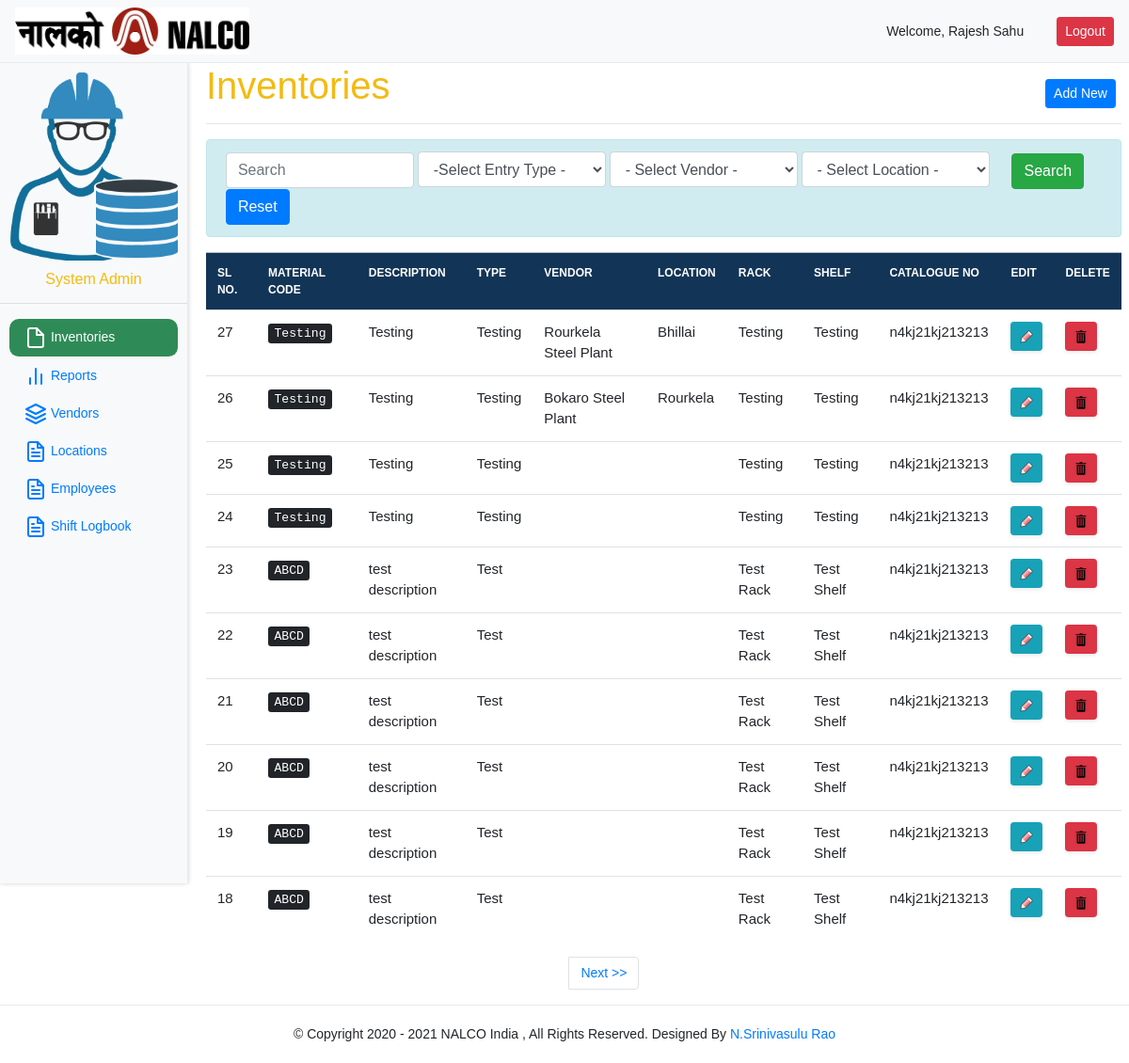
/system/inventory (signed in), run on the app's committed database.
### tables this page shows
CREATE TABLE IF NOT EXISTS `inventories` (
  `inventory_id` int(200) NOT NULL AUTO_INCREMENT,
  `material_code` varchar(200) NOT NULL,
  `description` varchar(2000) NOT NULL,
  `quantity` int(200) NOT NULL,
  `type` varchar(200) NOT NULL,
  `vendor` varchar(200) NOT NULL,
  `sub_vendor` varchar(200) NOT NULL,
  `location` varchar(200) NOT NULL,
  `rack` varchar(200) NOT NULL,
  `shelf` varchar(200) NOT NULL,
  `remarks` varchar(2000) NOT NULL,
  `entry_type` enum('IN','OUT') NOT NULL,
  `catalogue_no` varchar(200) NOT NULL,
  `updated_on` datetime NOT NULL,
  `created_on` datetime NOT NULL,
  PRIMARY KEY (`inventory_id`)
);

CREATE TABLE IF NOT EXISTS `vendors` (
  `vendor_id` int(11) NOT NULL AUTO_INCREMENT,
  `vendor_name` varchar(200) NOT NULL,
  `updated_on` datetime NOT NULL,
  `created_on` datetime NOT NULL,
  PRIMARY KEY (`vendor_id`)
);

CREATE TABLE IF NOT EXISTS `locations` (
  `location_id` int(11) NOT NULL AUTO_INCREMENT,
  `location_name` varchar(200) NOT NULL,
  `updated_on` datetime NOT NULL,
  `created_on` datetime NOT NULL,
  PRIMARY KEY (`location_id`)
);

### controllers/InventorySystem.php (called while the page is built, shortened)
<?php
class InventorySystem{
     private $inventory_model;
     public function __construct(){
         $this->inventory_model=new InventoryDealer();
     }
     public function inventory(){
        $data=$this->inventory_model->deleteInventoryDetails();
        $data['vendors']=$this->inventory_model->getAllVendors();
        $data['locations']=$this->inventory_model->getAllLocations();
        $data['active_link']='inventory';
        $data['inventory_list']=$this->inventory_model->getAllInventories();
        $pagination=$this->inventory_model->setUpPagination($this->inventory_model->conditional_inventory_count);
        $data=array_merge($data,$pagination);
        View("inventory",$data);
    }
}
?>

### index.php (called while the page is built, shortened)
<?php
require_once("libraries/bootstrap.php");
?>

### views/inventory.php (the view, shortened to what this page needs)
<div class='container-fluid'>
<div class='col-md-2 sidebar-col' ><?php echo View('sidebar',$data); ?></div>
<div class='col-md-10'>
    <h1>Inventories <a class='btn btn-sm btn-primary' style='float:right;top: 17px;position: relative;right:6px;' href='<?php echo rootUrl('/system/add-inventory'); ?>'>Add New</a></h1><hr>
<?php
 $trash_icon=rootUrl("/assets/images/trash.png");
 $edit_icon=rootUrl("/assets/images/edit.png");
?>
<div class='alert alert-info'>
<form method='POST' action='' class='search_block' >
    <input type='text' class='form-control' style='width:200px' name='search_text' placeholder="Search" value='<?php echo $_SESSION['search_text']; ?>'>
    <select name='entry_type' style='width:200px' class='form-control'>
        <option value=''>-Select Entry Type -</option>
    </select>
    <select name='vendor' id='vendor' class='form-control' style='width:200px'>
                <option value=''>- Select Vendor -</option>
    </select>
    <select  name='location' id='location' class='form-control' style="width:200px">
                <option value=''>- Select Location -</option>
    </select>
    <button type='submit' name='search_sub' class='btn btn-success' style='margin-left:20px'>Search</button>
    <button type='submit' name='reset_sub' class='btn btn-primary'>Reset</button>
</form>
</div>
<table class='table' style='font-size:12px'>
<tr class='table-secondary'><th>SL No.</th><th>Material Code</th><th>Description</th><th>Type</th><th>Vendor</th><th>Location</th><th>Rack</th><th>Shelf</th><th>Catalogue No</th><th>Edit</th><th>Delete</th></tr>
<?php
foreach($data['inventory_list'] as $row):
    $edit_link=rootUrl("/system/edit-inventory/".$row->inventory_id);
    $edit="<a href='$edit_link' class='btn btn-info shadow-sm btn-sm' style='color:white; cursor:pointer'><img src='$edit_icon' style='height:16px;width:16px'></a>";
    $delete="<a onclick='showDeleteModal($row->inventory_id)' href='javascript:void(0)' class='btn btn-danger shadow-sm btn-sm' style='color:white; cursor:pointer'><img src='$trash_icon' style='height:16px;width:16px'></a>";
    echo "<tr><td>{$row->inventory_id}</td><td><kbd>{$row->material_code}</kbd></td><td>{$row->description}</td><td>{$row->type}</td><td>{$row->vendor_name}</td><td>{$row->location_name}</td><td>{$row->rack}</td><td>{$row->shelf}</td><td>$row->catalogue_no</td><td>$edit</td><td>$delete</td></tr>";
endforeach;
?>
</table>
<div class='pagination' style='margin:auto;width:200px'>
    <ul class='pagination' >
        <li class='page-item'><?php echo $data['next_link']; ?></li>
    </ul>
</div>
</div>
</div>

### assets/css/styles.css (style rules this page uses)
* { font-family: Arial, Helvetica, Sans-Serif; }
body { font-size:14px; font-weight: 400; }
.sidebar-col { padding:0px; }
.container-fluid { padding:0px; }
h1, h2, h3, h4, h5, h6 { line-height: 1.2em; color:#f2bb13; font-weight: 300; }
.col-md-2, .col-md-10, .col-md-8,.col-md-9 { display: inline-block; vertical-align: top; }
.col-md-10 { max-width:82.333333%; padding-right:0px; }
.search_block input, .search_block button, .search_block select { display: inline-block !important; }
table tr th { background-color: #123456 !important; color:white !important; }
table tr th { font-weight: 700 !important; text-transform: uppercase; color:black; }
table td { font-size:15px !important; }

### data on the page
inventories: inventory_id "27", material_code "Testing", description "Testing", type "Testing", vendors.vendor_name "Rourkela Steel Plant", locations.location_name "Bhillai", rack "Testing", shelf "Testing", catalogue_no "n4kj21kj213213"
inventories: inventory_id "26", material_code "Testing", description "Testing", type "Testing", vendors.vendor_name "Bokaro Steel Plant", locations.location_name "Rourkela", rack "Testing", shelf "Testing", catalogue_no "n4kj21kj213213"
inventories: inventory_id "25", material_code "Testing", description "Testing", type "Testing", rack "Testing", shelf "Testing", catalogue_no "n4kj21kj213213"
inventories: inventory_id "24", material_code "Testing", description "Testing", type "Testing", rack "Testing", shelf "Testing", catalogue_no "n4kj21kj213213"
inventories: inventory_id "23", material_code "ABCD", description "test description", type "Test", rack "Test Rack", shelf "Test Shelf", catalogue_no "n4kj21kj213213"
inventories: inventory_id "22", material_code "ABCD", description "test description", type "Test", rack "Test Rack", shelf "Test Shelf", catalogue_no "n4kj21kj213213"
inventories: inventory_id "21", material_code "ABCD", description "test description", type "Test", rack "Test Rack", shelf "Test Shelf", catalogue_no "n4kj21kj213213"
inventories: inventory_id "20", material_code "ABCD", description "test description", type "Test", rack "Test Rack", shelf "Test Shelf", catalogue_no "n4kj21kj213213"
inventories: inventory_id "19", material_code "ABCD", description "test description", type "Test", rack "Test Rack", shelf "Test Shelf", catalogue_no "n4kj21kj213213"
inventories: inventory_id "18", material_code "ABCD", description "test description", type "Test", rack "Test Rack", shelf "Test Shelf", catalogue_no "n4kj21kj213213"

### other printed values
greetings() "Welcome, Rajesh Sahu"
